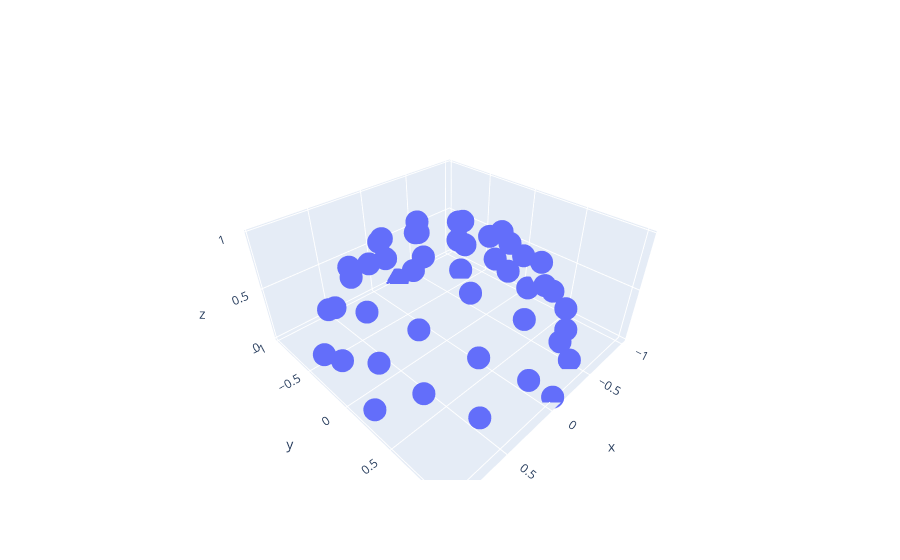

The cell this chart's notebook holds for it:
### Code cell
from nerfstudio.model_components.illumination_samplers import IcosahedronSampler

illumination_sampler = IcosahedronSampler(
    3, apply_random_rotation=True, remove_lower_hemisphere=True
)

directions = illumination_sampler.generate_direction_samples()

# plot using plotly
import plotly.graph_objects as go

fig = go.Figure(data=[go.Scatter3d(
    x=directions[:, 0],
    y=directions[:, 1],
    z=directions[:, 2],
    mode='markers',)])
fig.show()
